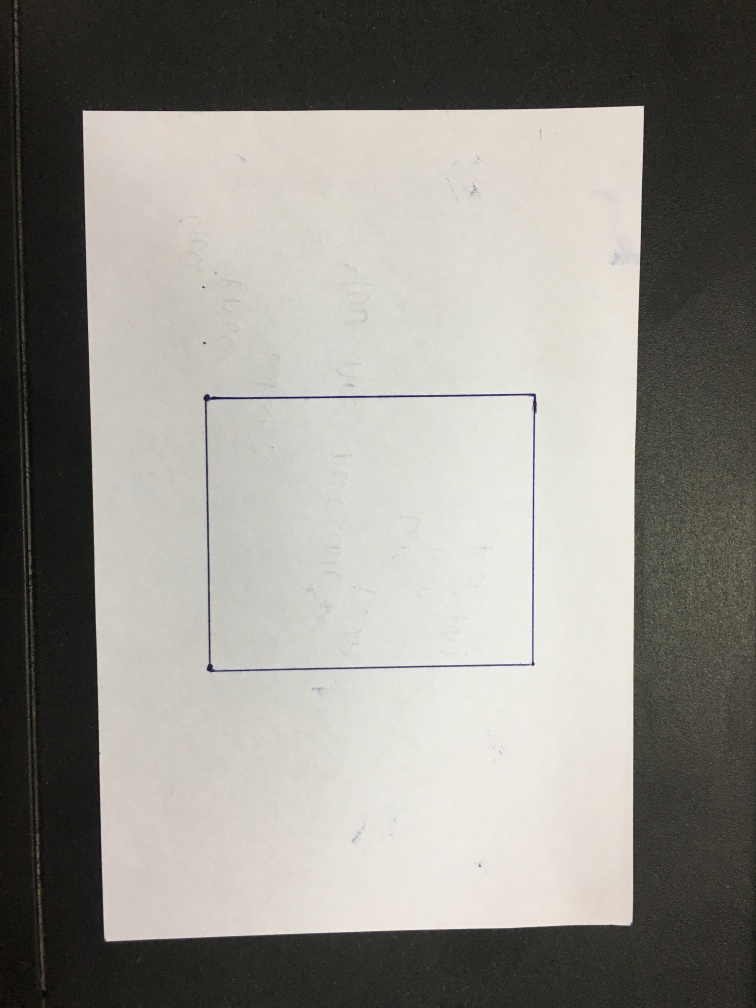
#> input picture hello.jpg, 3024 x 4032 px, found by its file name (shown at 1/4 size)
$ python LeatherDefects.py
#> lines starting #> are read from the running program, lines starting #| are printed output that depends on the picture; after the words box and inside, x2 and y2 are one past the last pixel; in counts of white or black regions, pixels touching at a corner belong together
import cv2
import numpy as np
import matplotlib.pyplot as plt

img1 = cv2.imread('C://Users//Hp//Desktop//LeatherDefectDetection//hello.jpg')
#> img1 is the input picture: shape (4032, 3024, 3); mean B, G, R 137.2, 143.5, 145.5
img = cv2.resize(img1, (960, 540))
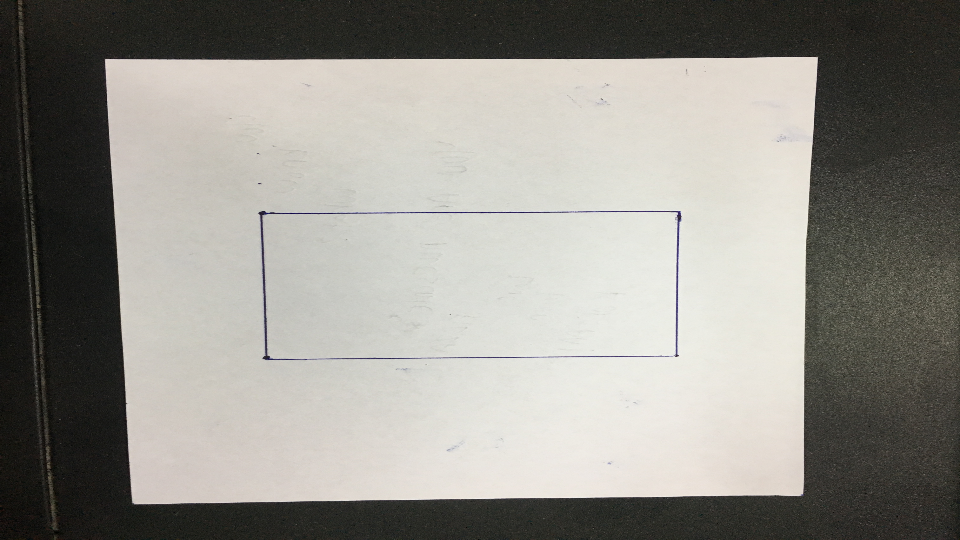
#> img: shape (540, 960, 3); mean B, G, R 137.1, 143.4, 145.4

imgray = cv2.cvtColor(img, cv2.COLOR_BGR2GRAY)
#ret, thresh = cv2.threshold(imgray, 127, 255, 0)

ret,thresh = cv2.threshold(imgray,0,255,cv2.THRESH_BINARY_INV+cv2.THRESH_OTSU)
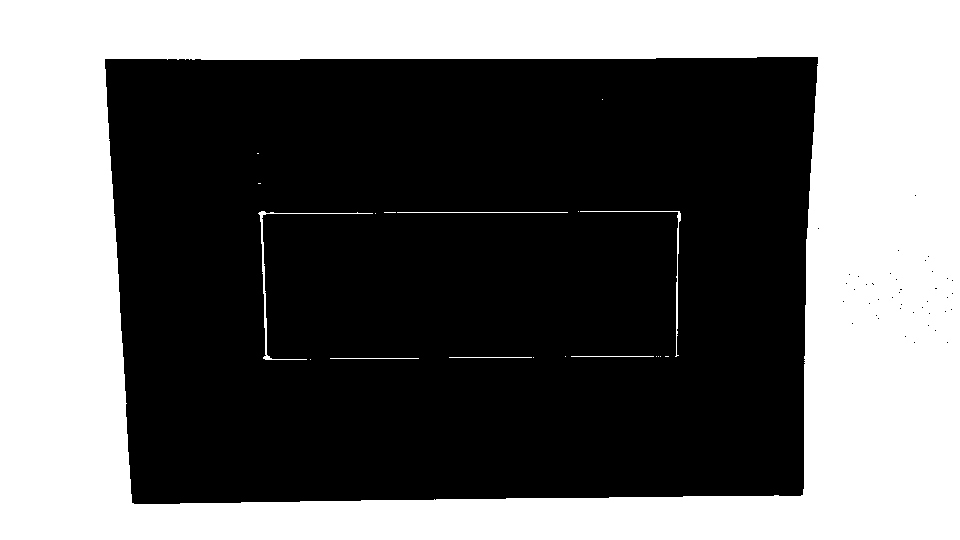
#> thresh: shape (540, 960); 41.7% white; 20 white regions (13 under 20 px)
#> ret = 128
contours, hierarchy = cv2.findContours(thresh, cv2.RETR_TREE, cv2.CHAIN_APPROX_NONE)
#> contours = 63 contours, 59 with area under 20; largest, box (x1, y1, x2, y2) and area: (0, 0, 960, 540) 516901, (104, 56, 819, 505) 304827, (258, 211, 373, 360) 214, (580, 211, 681, 357) 102
print("Number of Contours = " + str(len(contours)) )
#| Number of Contours = 63


edged = cv2.Canny(imgray, 30, 200)
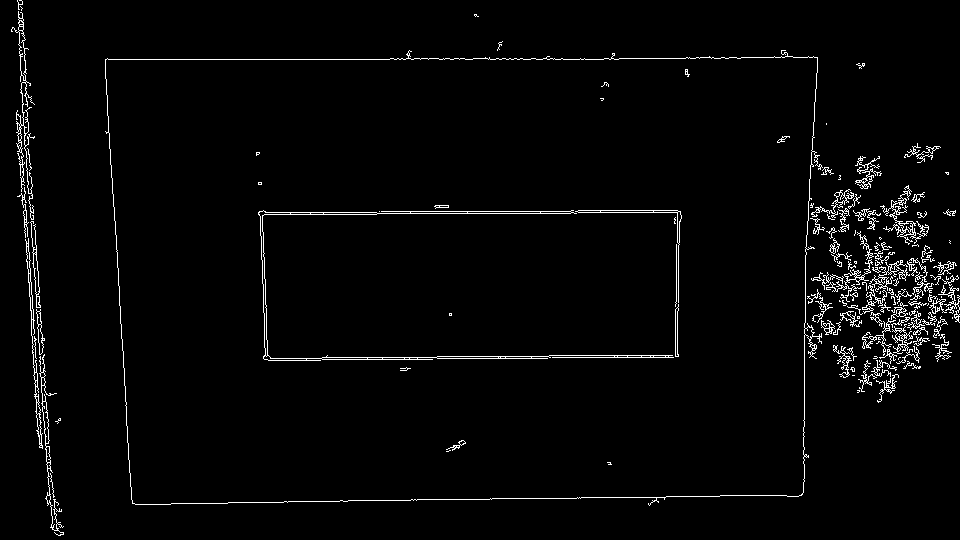
#> edged: shape (540, 960); 2.5% white in thin lines or dots
cv2.waitKey(0)


areas = []
for c in contours:
    areas.append(cv2.contourArea(c))
#> this loop made 63 passes
#> c on passes 2 to 13: [[946, 342], [947, 341], [948, 342], [947, 343]], [[913, 342], [914, 341], [915, 342], [914, 343]], [[904, 336], [905, 335], [906, 336], [905, 337]], [[934, 330], [935, 329], [936, 330], [935, 331]], [[927, 325], [928, 324], [929, 325], [928, 326]], [[851, 323], [852, 322], [853, 323], [852, 324]], [[877, 318], [878, 317], [879, 318], [878, 319]], [[875, 315], [876, 314], [877, 315], [876, 316]], [[928, 313], [929, 312], [930, 313], [929, 314]], [[912, 312], [913, 311], [914, 312], [913, 313]], [[944, 311], [945, 310], [946, 311], [945, 312]], [[950, 309], [951, 308], [952, 309], [951, 310]]
#> after the loop, areas = 63 values, max 516901 at index 0, min 0 at index 44, mean 13049.7
print(areas)
#> (printed output is left out)


max=max(areas[0],areas[1])
#> max = 516901
secondmax=min(areas[0],areas[1])
#> secondmax = 2

for i in range(2,len(areas)):
    if areas[i]>max:
        secondmax=max
        max=areas[i]
    else:
        if areas[i]>secondmax:
            secondmax=areas[i]
            int(secondmax)
#> this loop made 61 passes
#> secondmax on passes 23, 42: 4, 304827
#> after the loop, max = 516901; secondmax = 304827

print("Second highest number is : ",str(secondmax))
#| Second highest number is :  304827.0
index = areas.index(secondmax)
#> index = 43
print(index)
#| 43
#print(type(secondmax))


cv2.drawContours(img, contours, -1, (0, 255, 0), 1)
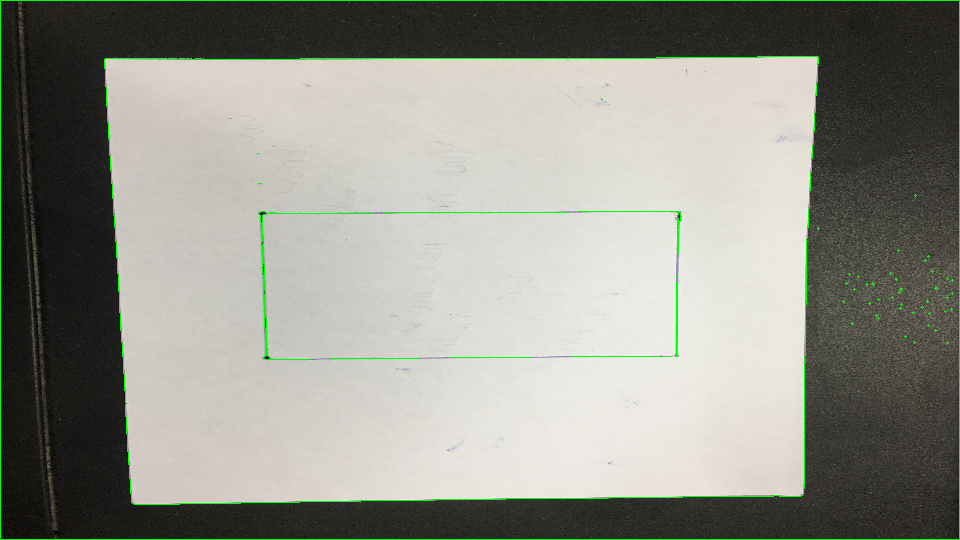
#> img: shape (540, 960, 3); 1.29% of pixels changed, all inside (x1, y1, x2, y2) = (0, 0, 960, 540)

#print (contours)

cv2.imshow('Image', img)
cv2.imshow('Image Gray', imgray)
cv2.imshow('CannyEdged', edged)
cv2.waitKey(0)
cv2.destroyAllWindows()
